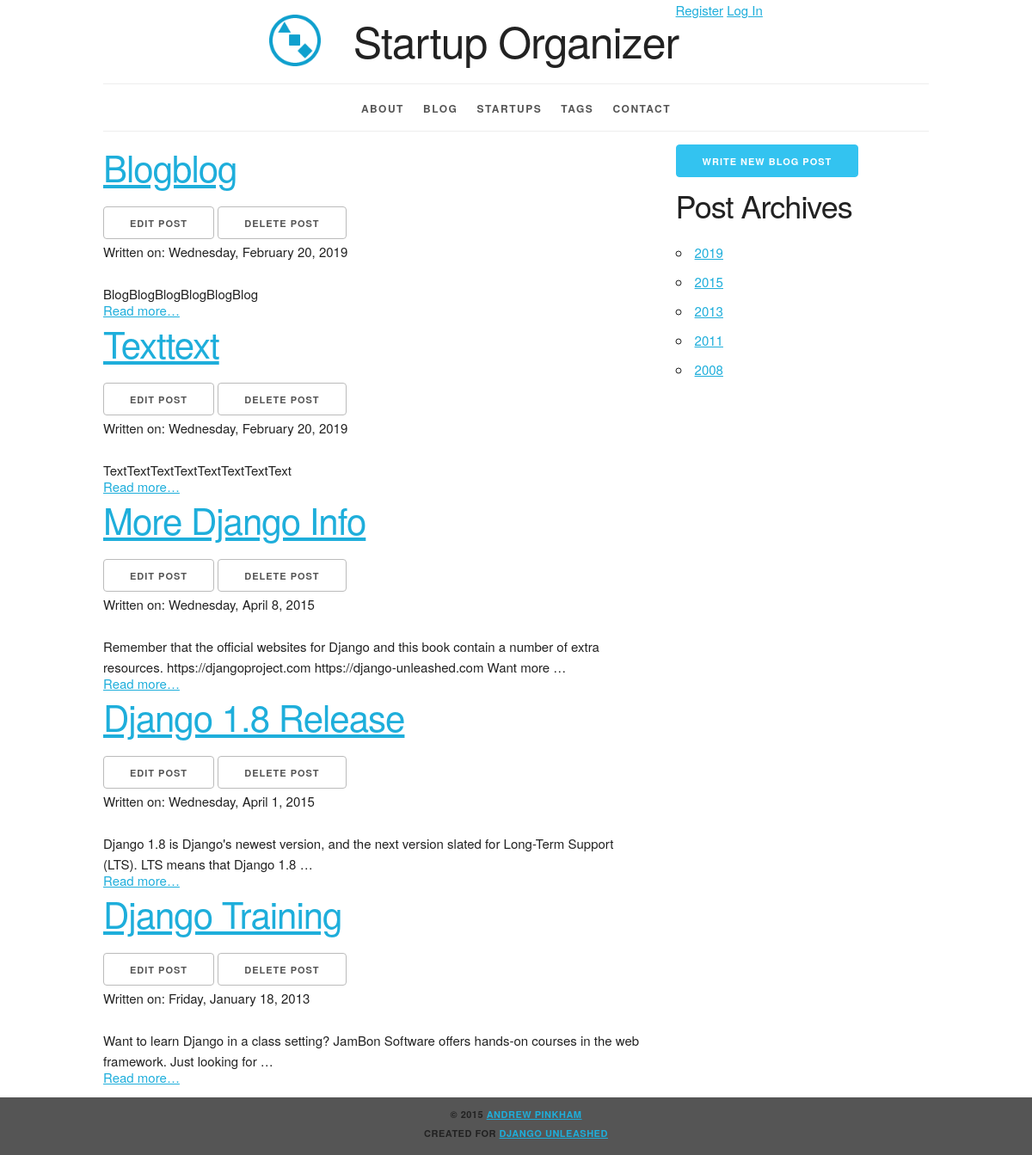
The page /blog/ on the database as committed earlier.
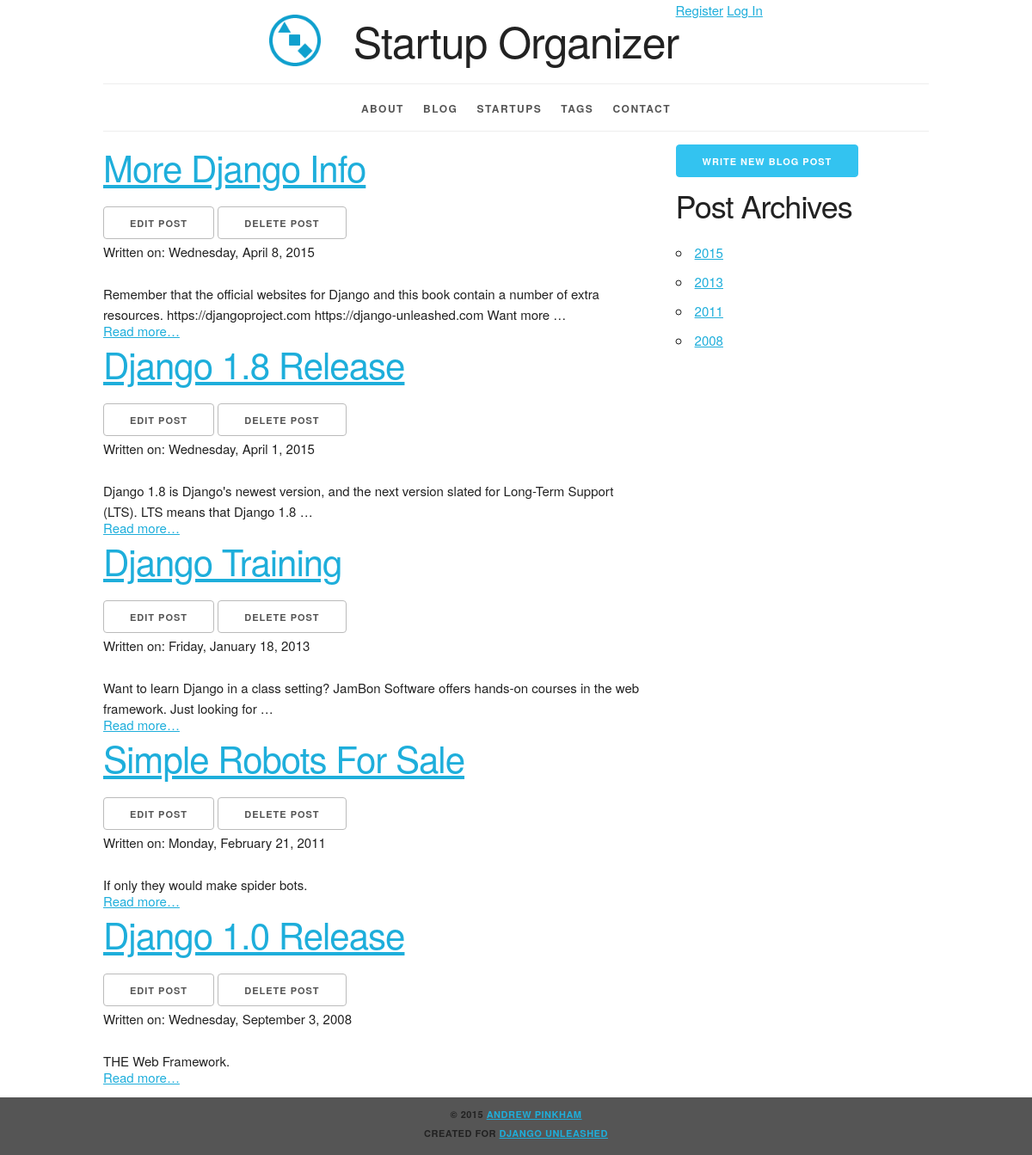
The same page on the database as committed later.
### blog/models.py (models this page shows, shortened)
class Post(models.Model):
    title = models.CharField(max_length=63)
    slug = models.SlugField(
        max_length=63,
        help_text='A label for URL config',
        unique_for_month='pub_date')
    author = models.ForeignKey(
        settings.AUTH_USER_MODEL,
        related_name='blog_posts')
    text = models.TextField()
    pub_date = models.DateField(
        'date published',
        auto_now_add=True)
    tags = models.ManyToManyField(
        Tag,
        blank=True,
        related_name='blog_posts')
    startups = models.ManyToManyField(
        Startup,
        blank=True,
        related_name='blog_posts')
    objects = PostManager()
    class Meta:
        verbose_name = 'blog post'
        ordering = ['-pub_date', 'title']
        get_latest_by = 'pub_date'
        permissions = (
            ("view_future_post",
             "Can view unpublished Post"),
        )
    def get_absolute_url(self):
        return reverse(
            'blog_post_detail',
            kwargs={'year': self.pub_date.year,
                    'month': self.pub_date.month,
                    'slug': self.slug})
    def get_delete_url(self):
        return reverse(
            'blog_post_delete',
            kwargs={'year': self.pub_date.year,
                    'month': self.pub_date.month,
                    'slug': self.slug})
    def get_update_url(self):
        return reverse(
            'blog_post_update',
            kwargs={'year': self.pub_date.year,
                    'month': self.pub_date.month,
                    'slug': self.slug})
    def natural_key(self):
        return (
            self.pub_date,
            self.slug)
    natural_key.dependencies = [
        'organizer.startup',
        'organizer.tag',
        'user.user',
    ]

### blog/views.py (the view)
class PostList(
        AllowFuturePermissionMixin,
        ArchiveIndexView):
    allow_empty = True
    context_object_name = 'post_list'
    date_field = 'pub_date'
    make_object_list = True
    model = Post
    paginate_by = 5
    template_name = 'blog/post_list.html'

### blog/utils.py (called while the page is built)
    def get_allow_future(self):
        return self.request.user.has_perm(
            'blog.view_future_post')

### blog/templates/blog/post_list.html (shortened to what this page needs)
{% extends parent_template|default:"blog/base_blog.html" %}
{% block content %}
  <div class="row">
    <div class="eight columns">
      {% for post in post_list %}
        <article class="list-item">
          <header>
            <h2>
              <a href="{{ post.get_absolute_url }}">
                {{ post.title|title }}</a>
            </h2>
              <ul class="inline">
                  <li>
                    <a
                        href="{{ post.get_update_url }}"
                        class="button">
                      Edit Post</a></li>
                  <li>
                    <a
                        href="{{ post.get_delete_url }}"
                        class="button">
                      Delete Post</a></li>
              </ul>
            <p>
              Written on:
              <time datetime="{{ post.pub_date|date:"Y-m-d" }}">
                {{ post.pub_date|date:"l, F j, Y" }}
              </time>
            </p>
          </header>
          <p>{{ post.text|truncatewords:20 }}</p>
          <p class="read-more">
            <a href="{{ post.get_absolute_url }}">
              Read more&hellip;</a>
          </p>
        </article>
      {% empty %}
        <p><em>No Blog Posts Available</em></p>
      {% endfor %}
    </div>
    <div class="desktop four columns">
        <a
          href="{% url 'blog_post_create' %}"
          class="button button-primary">
        Write New Blog Post</a>
      <h3>Post Archives</h3>
      <ul>
        {% for y in date_list %}
          <li><a href="{% url 'blog_post_archive_year' y|date:"Y" %}">
            {{ y|date:"Y" }}</a></li>
        {% endfor %}
      </ul>
    </div>
  </div>
{% endblock %}

### blog/templates/blog/base_blog.html
{% extends parent_template|default:"base.html" %}
{% load staticfiles %}
{% block head %}
<link rel="stylesheet" type="text/css"
  href="{% static 'blog/style.css' %}" />
{% endblock %}

### templates/base.html (shortened to what this page needs)
{% load staticfiles %}
<!DOCTYPE html>
<html lang="en">
  <head>
    <link rel="stylesheet" type="text/css"
      href="{% static 'site/normalize.css' %}">
    <link rel="stylesheet" type="text/css"
      href="{% static 'site/skeleton.css' %}">
    <link rel="stylesheet" type="text/css"
      href="{% static 'site/style.css' %}">
    {% block head %}{% endblock %}
  </head>
  <body>
    <div class="container">
      <div class="status row">
        <div class="offset-by-eight four columns">
          <ul class="inline">
            {% if user.is_authenticated %}
              <li><a href="{% url 'dj-auth:profile' %}">
                View Profile</a></li>
              <li><a href="{% url 'dj-auth:logout' %}?next={{ request.path }}">
                Log Out</a></li>
            {% else %}
              <li><a href="{% url 'dj-auth:create' %}">
                Register</a></li>
              <li><a href="{% url 'dj-auth:login' %}?next={{ request.path }}">
                Log In</a></li>
            {% endif %}
          </ul>
        </div>
      </div>
      <header class="row">
        <div class="offset-by-one ten columns">
          <h1 class="logo">Startup Organizer</h1>
        </div>
      </header>
      <nav>
        <ul>
          <li>
            <a href="{% url 'about_site' %}">
              About</a></li>
          <li>
            <a href="{% url 'blog_post_list' %}">
              Blog</a></li>
          <li>
            <a href="{% url 'organizer_startup_list' %}">
              Startups</a></li>
          <li>
            <a href="{% url 'organizer_tag_list' %}">
              Tags</a></li>
          <li>
            <a href="{% url 'contact' %}">
              Contact</a></li>
        </ul>
      </nav>
      <main>
        {% block content %}{% endblock %}
      </main>
    </div>
    <footer>
      <p>
        &copy; 2015
        <a href="https://AndrewsForge.com/">
          Andrew Pinkham</a>
      </p>
      <p>
        Created for
        <a href="https://Django-Unleashed.com/">
          Django Unleashed</a>
      </p>
    </footer>
  </body>
</html>

### static/site/skeleton.css (style rules this page uses)
.container { position: relative; width: 100%; max-width: 960px; margin: 0 auto; padding: 0 20px; box-sizing: border-box; }
.column, .columns { width: 100%; float: left; box-sizing: border-box; }
@media (min-width: 400px) { .container { width: 85%; padding: 0; } }
@media (min-width: 550px) { .container { width: 80%; } }
@media (min-width: 550px) { .column, .columns { margin-left: 4%; } }
@media (min-width: 550px) { .column:first-child, .columns:first-child { margin-left: 0; } }
@media (min-width: 550px) { .four.columns { width: 30.6666666667%; } }
@media (min-width: 550px) { .eight.columns { width: 65.3333333333%; } }
@media (min-width: 550px) { .ten.columns { width: 82.6666666667%; } }
@media (min-width: 550px) { .offset-by-one.column, .offset-by-one.columns { margin-left: 8.66666666667%; } }
@media (min-width: 550px) { .offset-by-eight.column, .offset-by-eight.columns { margin-left: 69.3333333333%; } }
html { font-size: 62.5%; }
body { font-size: 1.5em; line-height: 1.6; font-weight: 400; font-family: "Raleway", "HelveticaNeue", "Helvetica Neue", Helvetica, Arial, sans-serif; color: #222; }
h1, h2, h3, h4, h5, h6 { margin-top: 0; margin-bottom: 2rem; font-weight: 300; }
h1 { font-size: 4.0rem; line-height: 1.2; letter-spacing: -.1rem; }
h2 { font-size: 3.6rem; line-height: 1.25; letter-spacing: -.1rem; }
h3 { font-size: 3.0rem; line-height: 1.3; letter-spacing: -.1rem; }
@media (min-width: 550px) { h1 { font-size: 5.0rem; } }
@media (min-width: 550px) { h2 { font-size: 4.2rem; } }
@media (min-width: 550px) { h3 { font-size: 3.6rem; } }
p { margin-top: 0; }
a { color: #1EAEDB; }
.button, button, input[type="submit"], input[type="reset"], input[type="button"] { display: inline-block; height: 38px; padding: 0 30px; color: #555; text-align: center; font-size: 11px; font-weight: 600; line-height: 38px; letter-spacing: .1rem; text-transform: uppercase; text-decoration: none; white-space: nowrap; background-color: transparent; border-radius: 4px; border: 1px solid #bbb; cursor: pointer; box-sizing: border-box; }
.button.button-primary, button.button-primary, input[type="submit"].button-primary, input[type="reset"].button-primary, input[type="button"].button-primary { color: #FFF; background-color: #33C3F0; border-color: #33C3F0; }
ul { list-style: circle inside; }
ol, ul { padding-left: 0; margin-top: 0; }
li { margin-bottom: 1rem; }
button, .button { margin-bottom: 1rem; }
pre, blockquote, dl, figure, table, p, ul, ol, form { margin-bottom: 2.5rem; }
.container:after, .row:after, .u-cf { content: ""; display: table; clear: both; }

### static/site/style.css (style rules this page uses)
.desktop { display: none; }
@media (min-width: 550px) { .desktop { display: block; } }
html { height: 100%; background-color: #555; }
body { background-color: white; }
body>div>header { text-align: center;; }
header h1 { display: inline-block; font-weight: normal; font-style: normal; width: 100%; margin-top: 0; padding-top: 0; }
.logo { padding-top: 50px; background-image: url("/static/site/logo.png"); background-size: 50px; background-repeat: no-repeat; background-position: top; }
@media (min-width: 750px) { .logo { padding-top: 0; background-size: contain; background-position: 0% 0%; } }
@media (min-width: 1000px) { .logo { background-position: 10% 0%; } }
@media (min-width: 1200px) { .logo { background-position: 15% 0%; } }
nav { border-top: 1px solid #eee; width: 100%; border-bottom: 1px solid #eee; margin: 0 0 1em; padding: 0; }
nav ul { margin: 0; padding: 1em 0; list-style-type: none; text-align: center; }
nav ul li { display: inline; padding: 0; margin: 0 0.25em; font-weight: 600; text-transform: uppercase; text-align: center; font-size: 1rem; letter-spacing: .10rem; }
@media (min-width: 400px) { nav ul li { letter-spacing: .15rem; font-size: 1.2rem; margin: 0 0.5em; } }
@media (min-width: 550px) { nav ul li { margin: 0 0.75em; } }
nav ul li a { color: #555; text-decoration: none; background-color: transparent; cursor: pointer; }
.read-more { padding: 0; margin: -2em 0 0; }
.inline { list-style-type: none; padding: 0; margin: 0 0 -0.5em; }
.inline li { display: inline; }
body>footer { width: 100%; background-color: #555; font-size: 1.1rem; letter-spacing: .05rem; font-weight: 600; text-transform: uppercase; text-align: center; padding: 1em 0; margin: 1em 0; }
body>footer p { margin-bottom: 0.5rem; }

Rows that differ between the two databases and show on the page:
removed Post: title "Blogblog", pub_date "Wednesday, February 20, 2019", text "BlogBlogBlogBlogBlogBlog"
removed Post: title "Texttext", pub_date "Wednesday, February 20, 2019", text "TextTextTextTextTextTextTextText"
now on this page (row edited): Post: title "Simple Robots For Sale", pub_date "Monday, February 21, 2011", text "If only they would make spider bots."
now on this page (row edited): Post: title "Django 1.0 Release", pub_date "Wednesday, September 3, 2008", text "THE Web Framework."
Other text that changed with them:
list line gone: "2019"
